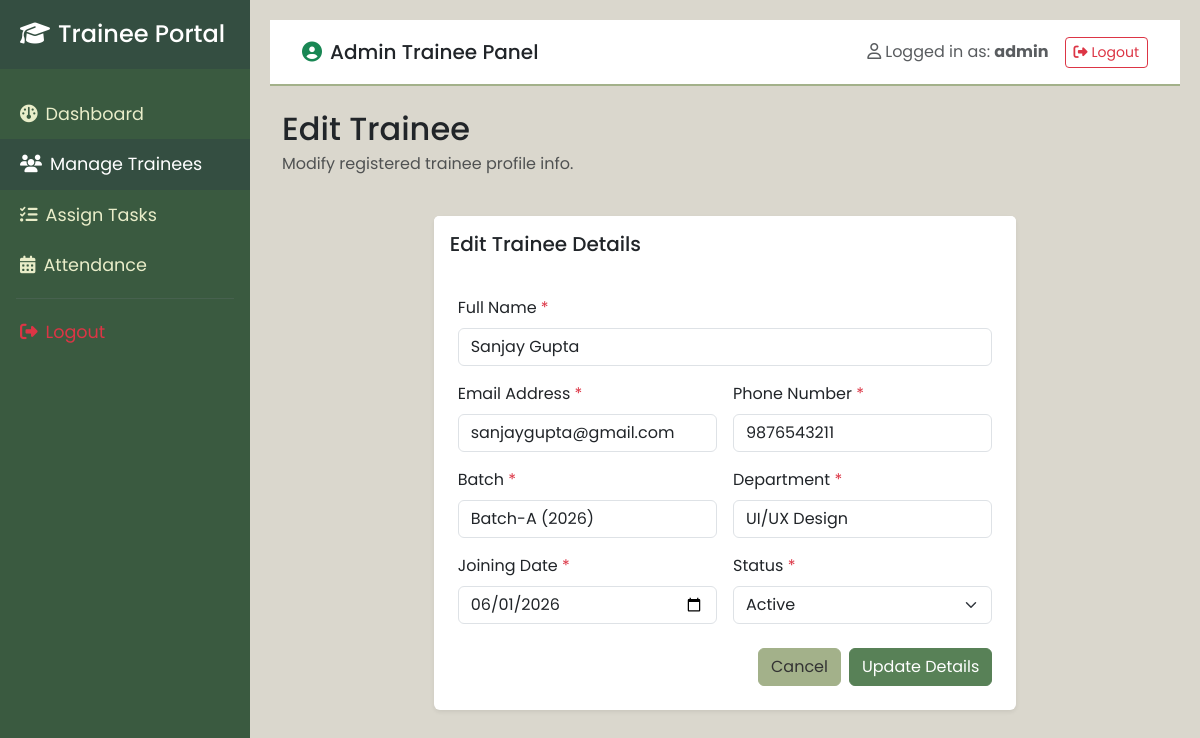
/edit_trainee.php?id=2 (signed in), run on the app's committed database.
### tables this page shows
CREATE TABLE IF NOT EXISTS trainees (
    id INT AUTO_INCREMENT PRIMARY KEY,
    full_name VARCHAR(100) NOT NULL,
    email VARCHAR(100) NOT NULL UNIQUE,
    phone VARCHAR(20) NOT NULL,
    batch VARCHAR(50) NOT NULL,
    department VARCHAR(100) NOT NULL,
    joining_date DATE NOT NULL,
    status ENUM('Active', 'Completed') DEFAULT 'Active'
);

### edit_trainee.php (the view, shortened to what this page needs)
<?php
include_once 'includes/header.php';
$id = intval($_GET['id']);
$sql = "SELECT * FROM trainees WHERE id = ?";
if ($stmt = mysqli_prepare($conn, $sql)) {
    mysqli_stmt_bind_param($stmt, "i", $id);
    mysqli_stmt_execute($stmt);
    $result = mysqli_stmt_get_result($stmt);
    if (!$trainee = mysqli_fetch_assoc($result)) {
        $_SESSION['error'] = 'Trainee not found.';
        header("Location: trainees.php");
        exit();
    }
} else {
    $_SESSION['error'] = 'Database error fetching details.';
    header("Location: trainees.php");
    exit();
}
?>
<div class="row mb-4">
    <div class="col-12">
        <h2 class="text-dark font-weight-bold mb-1">Edit Trainee</h2>
        <p class="text-muted">Modify registered trainee profile info.</p>
    </div>
</div>
<div class="row">
    <div class="col-lg-8 mx-auto">
        <div class="card border-0 shadow-sm">
            <div class="card-header bg-white border-0 py-3">
                <h5 class="mb-0 text-dark font-weight-semibold">Edit Trainee Details</h5>
            </div>
            <div class="card-body p-4">
                <form id="traineeForm" action="edit_trainee.php?id=<?php echo $id; ?>" method="POST">
                    <div class="row g-3">
                        <div class="col-md-12">
                            <label for="full_name" class="form-label">Full Name <span class="text-danger">*</span></label>
                            <input type="text" name="full_name" id="full_name" class="form-control" placeholder="Enter full name" value="<?php echo htmlspecialchars($trainee['full_name']); ?>" required>
                        </div>
                        <div class="col-md-6">
                            <label for="email" class="form-label">Email Address <span class="text-danger">*</span></label>
                            <input type="email" name="email" id="email" class="form-control" placeholder="example@domain.com" value="<?php echo htmlspecialchars($trainee['email']); ?>" required>
                        </div>
                        <div class="col-md-6">
                            <label for="phone" class="form-label">Phone Number <span class="text-danger">*</span></label>
                            <input type="text" name="phone" id="phone" class="form-control" placeholder="Enter contact number" value="<?php echo htmlspecialchars($trainee['phone']); ?>" required>
                        </div>
                        <div class="col-md-6">
                            <label for="batch" class="form-label">Batch <span class="text-danger">*</span></label>
                            <input type="text" name="batch" id="batch" class="form-control" placeholder="e.g. Batch-A (2026)" value="<?php echo htmlspecialchars($trainee['batch']); ?>" required>
                        </div>
                        <div class="col-md-6">
                            <label for="department" class="form-label">Department <span class="text-danger">*</span></label>
                            <input type="text" name="department" id="department" class="form-control" placeholder="e.g. Frontend Development" value="<?php echo htmlspecialchars($trainee['department']); ?>" required>
                        </div>
                        <div class="col-md-6">
                            <label for="joining_date" class="form-label">Joining Date <span class="text-danger">*</span></label>
                            <input type="date" name="joining_date" id="joining_date" class="form-control" value="<?php echo htmlspecialchars($trainee['joining_date']); ?>" required>
                        </div>
                        <div class="col-md-6">
                            <label for="status" class="form-label">Status <span class="text-danger">*</span></label>
                            <select name="status" id="status" class="form-select" required>
                                <option value="Active" <?php echo ($trainee['status'] == 'Active') ? 'selected' : ''; ?>>Active</option>
                            </select>
                        </div>
                    </div>
                    <div class="d-flex justify-content-end gap-2 mt-4">
                        <a href="trainees.php" class="btn btn-secondary-custom">Cancel</a>
                        <button type="submit" class="btn btn-primary-custom">Update Details</button>
                    </div>
                </form>
            </div>
        </div>
    </div>
</div>
<?php
include_once 'includes/footer.php';
?>

### css/style.css (style rules this page uses)
:root { --bg: #dad7cd; --secondary: #a3b18a; --primary: #588157; --dark: #3a5a40; --accent: #344e41; }
body { font-family: 'Poppins', sans-serif; background-color: var(--bg); color: #333; overflow-x: hidden; }
.btn-primary-custom { background-color: var(--primary); border-color: var(--primary); color: #fff; transition: background-color 0.2s ease; }
.btn-secondary-custom { background-color: var(--secondary); border-color: var(--secondary); color: #333; transition: background-color 0.2s ease; }

### data on the page
trainees: full_name "Sanjay Gupta", email "sanjaygupta@gmail.com", phone "9876543211", batch "Batch-A (2026)", department "UI/UX Design", joining_date "06/01/2026", status "Active"

### other printed values
$_SESSION['admin_username'] "admin"
